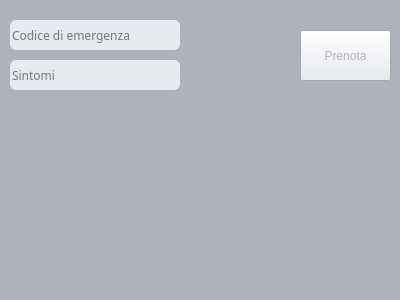
<?xml version="1.0" encoding="UTF-8"?>
<ui version="4.0">
 <class>VistalistaInfermiere</class>
 <widget class="QWidget" name="VistalistaInfermiere">
  <property name="geometry">
   <rect>
    <x>0</x>
    <y>0</y>
    <width>400</width>
    <height>300</height>
   </rect>
  </property>
  <property name="minimumSize">
   <size>
    <width>400</width>
    <height>300</height>
   </size>
  </property>
  <property name="maximumSize">
   <size>
    <width>400</width>
    <height>300</height>
   </size>
  </property>
  <property name="windowTitle">
   <string>Form</string>
  </property>
  <property name="styleSheet">
   <string notr="true">background-color: rgb(174, 178, 189);</string>
  </property>
  <widget class="QPushButton" name="ButtonPrenota">
   <property name="geometry">
    <rect>
     <x>300</x>
     <y>30</y>
     <width>91</width>
     <height>51</height>
    </rect>
   </property>
   <property name="styleSheet">
    <string notr="true">background-color: rgb(230, 235, 239);
color: rgb(174, 178, 189);</string>
   </property>
   <property name="text">
    <string>Prenota</string>
   </property>
  </widget>
  <widget class="QLineEdit" name="lineEditCodiceDiEmergenza">
   <property name="geometry">
    <rect>
     <x>10</x>
     <y>20</y>
     <width>170</width>
     <height>30</height>
    </rect>
   </property>
   <property name="sizePolicy">
    <sizepolicy hsizetype="Fixed" vsizetype="Fixed">
     <horstretch>0</horstretch>
     <verstretch>0</verstretch>
    </sizepolicy>
   </property>
   <property name="font">
    <font>
     <family>Montserrat</family>
    </font>
   </property>
   <property name="styleSheet">
    <string notr="true">background-color: rgb(230, 235, 239);
border: 0px solid black;
border-radius: 6px;

</string>
   </property>
   <property name="maxLength">
    <number>30</number>
   </property>
   <property name="frame">
    <bool>true</bool>
   </property>
   <property name="dragEnabled">
    <bool>false</bool>
   </property>
   <property name="readOnly">
    <bool>false</bool>
   </property>
   <property name="placeholderText">
    <string notr="true">Codice di emergenza</string>
   </property>
   <property name="clearButtonEnabled">
    <bool>true</bool>
   </property>
  </widget>
  <widget class="QLineEdit" name="lineEditSintomi">
   <property name="geometry">
    <rect>
     <x>10</x>
     <y>60</y>
     <width>170</width>
     <height>30</height>
    </rect>
   </property>
   <property name="sizePolicy">
    <sizepolicy hsizetype="Fixed" vsizetype="Fixed">
     <horstretch>0</horstretch>
     <verstretch>0</verstretch>
    </sizepolicy>
   </property>
   <property name="font">
    <font>
     <family>Montserrat</family>
    </font>
   </property>
   <property name="styleSheet">
    <string notr="true">background-color: rgb(230, 235, 239);
border: 0px solid black;
border-radius: 6px;

</string>
   </property>
   <property name="maxLength">
    <number>30</number>
   </property>
   <property name="frame">
    <bool>true</bool>
   </property>
   <property name="dragEnabled">
    <bool>false</bool>
   </property>
   <property name="readOnly">
    <bool>false</bool>
   </property>
   <property name="placeholderText">
    <string notr="true">Sintomi</string>
   </property>
   <property name="clearButtonEnabled">
    <bool>true</bool>
   </property>
  </widget>
 </widget>
 <resources/>
 <connections/>
</ui>
